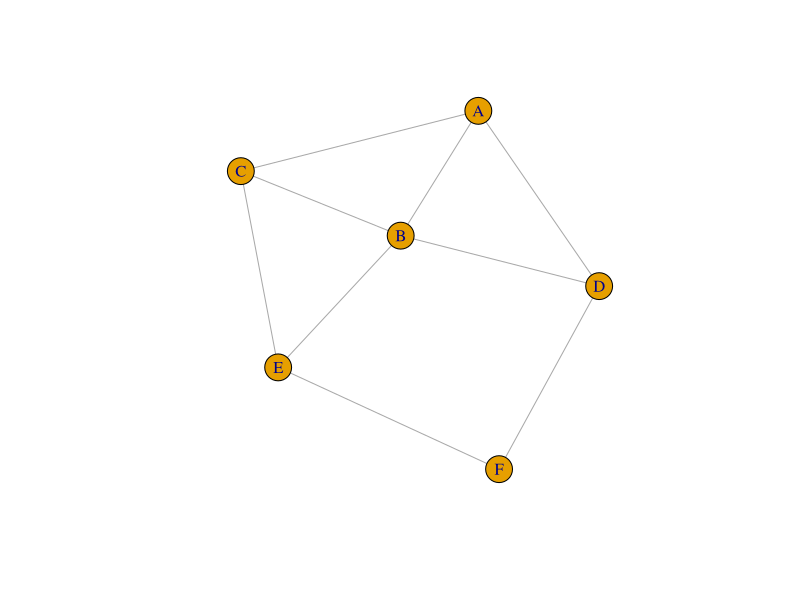
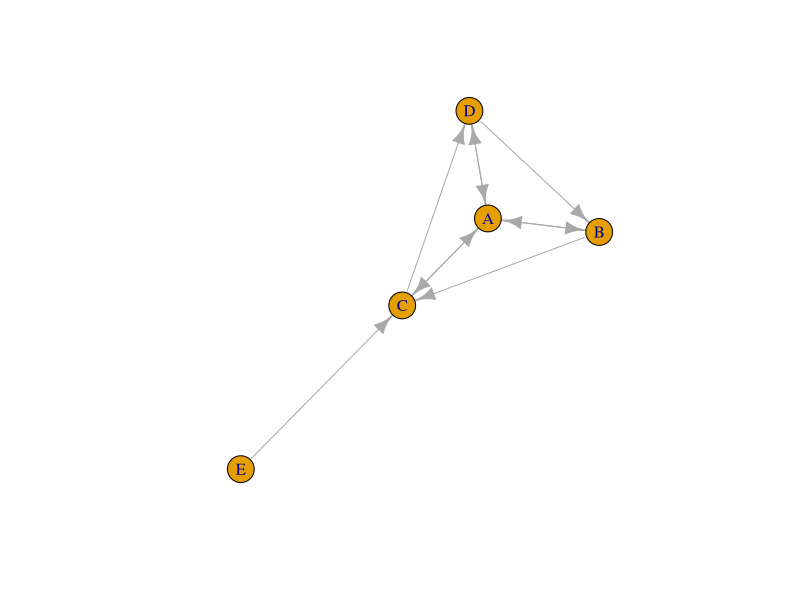

The R source for these figures, in order:

#Practical 1
#Write a program to compute the following for a given a network: 
#(i) number of edges, 
#(ii)number of nodes, 
#(iii) degree of node, 
#(iv) node with lowest degree, 
#(v) the adjacency list,
#(vi) matrix of the graph.

# import igraph lib
library(igraph)

# Graph 1
ug <- graph.formula(A-B,A-C,A-D,B-C,B-D,B-E,C-E,D-F,E-F)
plot(ug)

ecount(ug)
vcount(ug)

E(ug)
V(ug)

degree(ug)
V(ug)$name[degree(ug)==max(degree(ug))]

get.adjacency(ug) 
get.adjlist(ug)

# Graph 2
dg <- graph.formula(A-+B, A+-B, A++C, B-+C, C-+D, D++A, D-+B, E-+C)
plot(dg)

degree(dg,mode="in")
degree(dg,mode="out")
degree(dg)

V(dg)$name[degree(dg,mode="in")==min(degree(dg,mode = "in"))]

